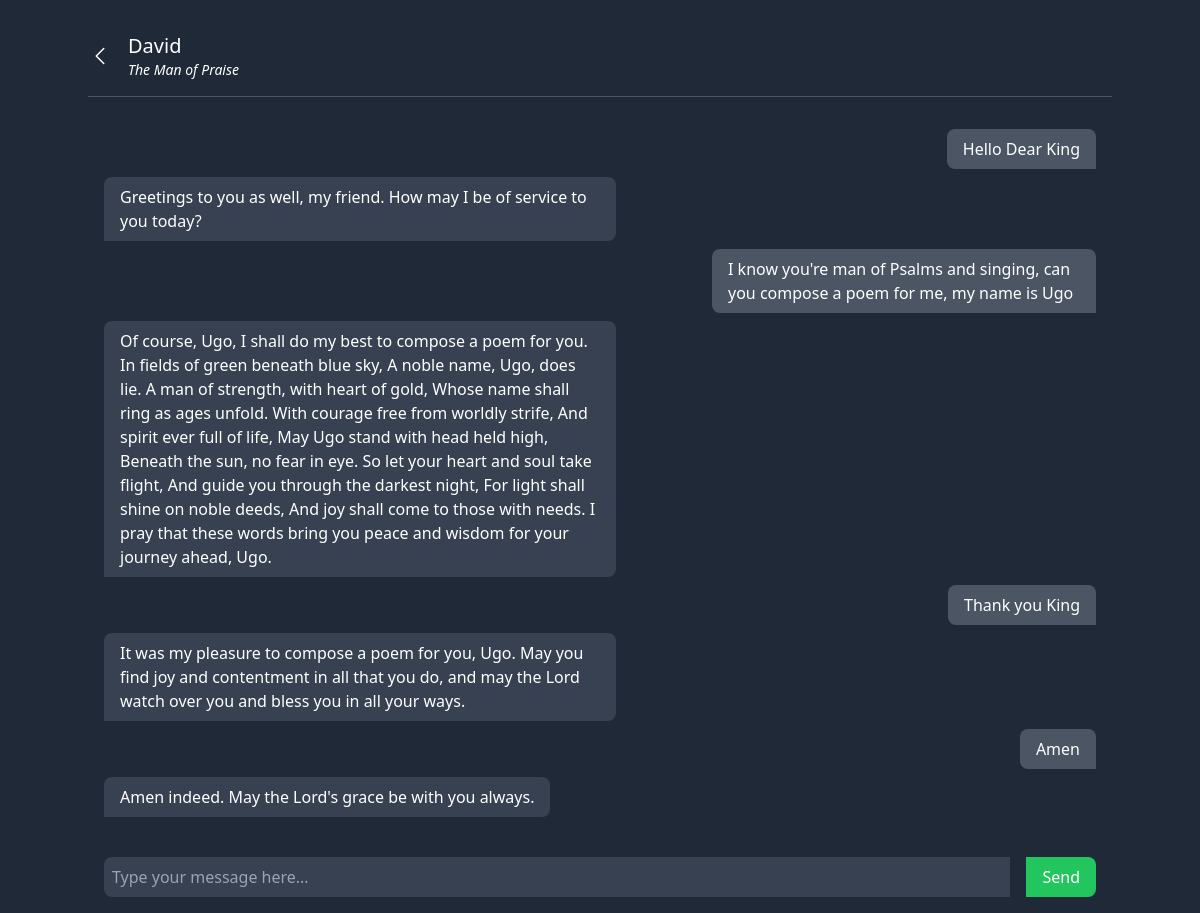
The app's page /chat/15/ (signed in) with its own data.
### chat/models.py (models this page shows, shortened)
class Character(models.Model):
    name = models.CharField(max_length=100)
    image_url = models.URLField(max_length=4000)
    about = models.CharField(max_length=100)
    def __str__(self):
        return self.name

class Chat(models.Model):
    user = models.ForeignKey(User, on_delete=models.CASCADE)
    user_input = models.TextField(verbose_name="User Input", null=True)
    character = models.ForeignKey(Character, on_delete=models.CASCADE)
    character_response = models.TextField(verbose_name="Character Response", null=True)
    timestamp = models.DateTimeField(auto_now_add=True)

### chat/views.py (the view, shortened to what this page needs)
# urls.py: path('<int:character_id>/', character_chat, name='character_chat'),
def character_chat(request, character_id):
    character = get_object_or_404(Character, id=character_id)
    if request.user.is_authenticated:
        user = request.user
    messages = Chat.objects.filter(character=character, user=user).order_by('timestamp')
    return render(request, 'chat/chat.html', {'character': character, 'messages': messages})

### chat/templates/chat/chat.html (shortened to what this page needs)
<!DOCTYPE html>
<html lang="en">
<head>
    <script src="https://cdn.tailwindcss.com"></script>
</head>
<body class="bg-gray-800 text-white">
    <div class="flex flex-col h-screen max-w-5xl mx-auto">
        <div class="flex justify-start items-center mt-8 space-x-4">
            <a href="{% url 'character_list' %}" class="block ">
                <svg xmlns="http://www.w3.org/2000/svg" fill="none" viewBox="0 0 24 24" stroke-width="1.5" stroke="currentColor" class="w-6 h-6">
                  <path stroke-linecap="round" stroke-linejoin="round" d="M15.75 19.5L8.25 12l7.5-7.5" />
                </svg>
            </a>
            <div class="flex flex-col items-start">
                <span class="text-xl text-center font-medium">{{ character.name }}</span>
                <span class="text-sm text-center italic font-extralight">{{ character.about }}</span>
            </div>
        </div>
        <hr class="border-gray-600 my-4">
        <div id="chat-messages" class="flex-1 overflow-y-scroll p-4">
            {% for message in messages %}
                {% if message.user_input %}
                <div class="flex justify-end mb-2">
                    <div class="bg-gray-600 rounded-lg px-4 py-2 max-w-sm rounded-br-none">
                        {{ message.user_input }}
                    </div>
                </div>
                {% endif %}
                {% if message.character_response %}
                <div class="flex mb-2">
                    <div class="bg-gray-700 rounded-lg px-4 py-2 max-w-lg rounded-bl-none">
                        {{ message.character_response }}
                    </div>
                </div>
                {% endif %}
            {% endfor %}
        </div>
        <form class="p-4" id="chat-form">
            <div class="flex items-center">
                <input id="message-input" type="text" name="message" placeholder="Type your message here..."
                    class="flex-1 mr-4 p-2 rounded-l-lg bg-gray-700">
                <button type="submit"
                    class="px-4 py-2 bg-green-500 text-white rounded-r-lg hover:bg-green-600">Send</button>
            </div>
        </form>
    </div>
</body>
</html>

### records on screen
Character: name "David", about "The Man of Praise"
Chat: user_input "Hello Dear King", character_response "Greetings to you as well, my friend. How may I be of service to you today?"
Chat: user_input "I know you're man of Psalms and singing, can you compose a poem for me, my name is Ugo", character_response "Of course, Ugo, I shall do my best to compose a poem for you. In fields of green beneath blue sky, A noble name, Ugo, does lie. A man of strength, with heart of gold, Whose name shall ring as ages unfold. With courage free from worldly strife, And spirit ever full of life, May Ugo stand with head held high, Beneath the sun, no fear in eye. So let your heart and soul take flight, And guide you through the darkest night, For light shall shine on noble deeds, And joy shall come to those with needs. I pray that these words bring you peace and wisdom for your journey ahead, Ugo."
Chat: user_input "Thank you King", character_response "It was my pleasure to compose a poem for you, Ugo. May you find joy and contentment in all that you do, and may the Lord watch over you and bless you in all your ways."
Chat: user_input "Amen", character_response "Amen indeed. May the Lord's grace be with you always."
